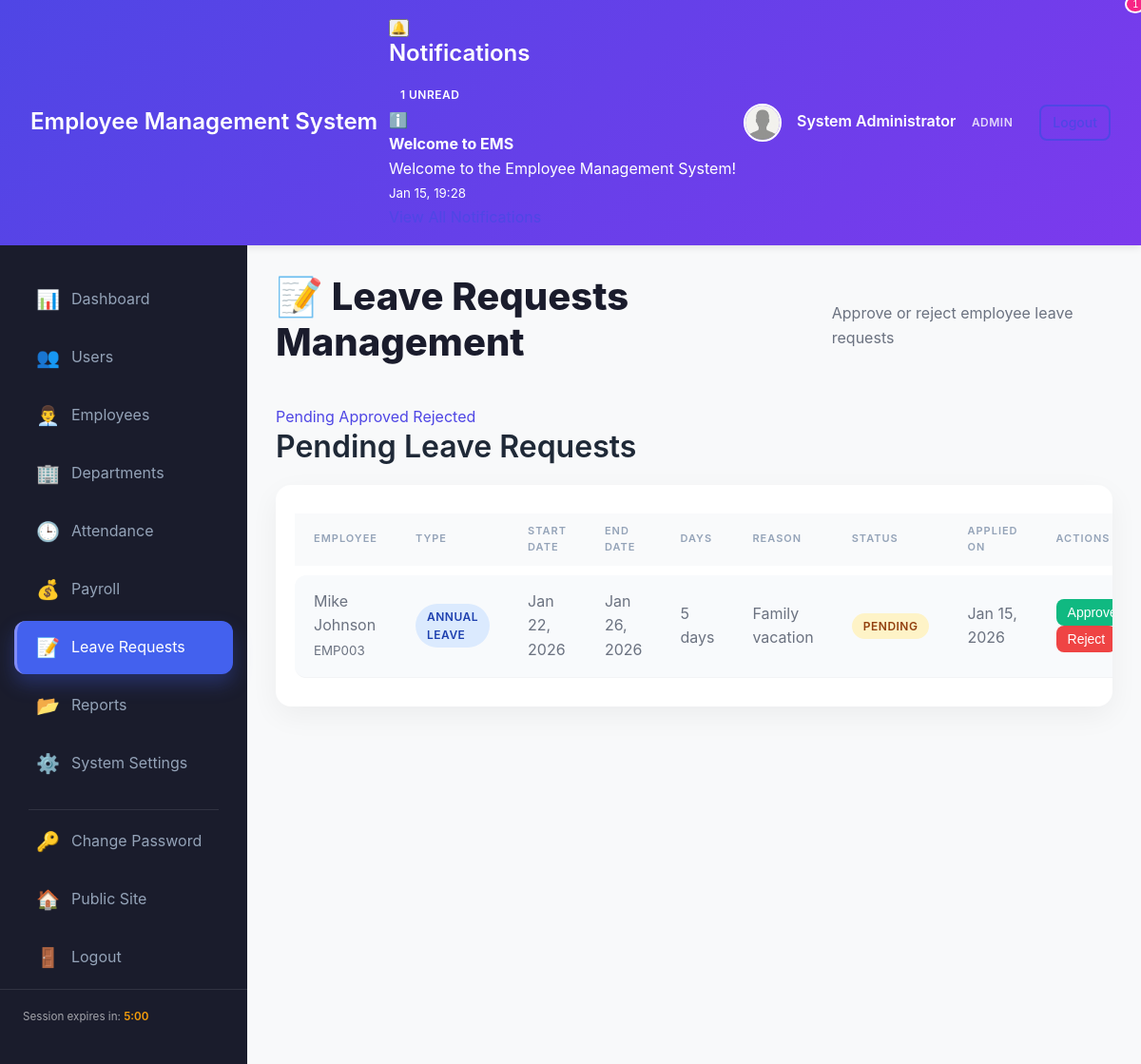
Screenshot of /dashboard/leaves/manage.php (signed in) with the database file from the repository.
### tables this page shows
CREATE TABLE IF NOT EXISTS `notifications` (
  `id` int(11) NOT NULL AUTO_INCREMENT,
  `user_id` int(11) NOT NULL,
  `type` enum('Info','Success','Warning','Danger') DEFAULT 'Info',
  `title` varchar(200) NOT NULL,
  `message` text NOT NULL,
  `is_read` tinyint(1) DEFAULT 0,
  `link` varchar(255) DEFAULT NULL,
  `created_at` timestamp NOT NULL DEFAULT CURRENT_TIMESTAMP,
  PRIMARY KEY (`id`),
  KEY `idx_user_read` (`user_id`, `is_read`),
  KEY `idx_created` (`created_at`),
  CONSTRAINT `fk_notification_user` FOREIGN KEY (`user_id`) REFERENCES `users` (`id`) ON DELETE CASCADE
);

CREATE TABLE IF NOT EXISTS `leave_requests` (
  `id` int(11) NOT NULL AUTO_INCREMENT,
  `employee_id` int(11) NOT NULL,
  `leave_type` enum('Sick Leave','Casual Leave','Annual Leave','Maternity Leave','Paternity Leave','Unpaid Leave') NOT NULL,
  `start_date` date NOT NULL,
  `end_date` date NOT NULL,
  `days` int(11) NOT NULL,
  `reason` text NOT NULL,
  `status` enum('Pending','Approved','Rejected') DEFAULT 'Pending',
  `reviewed_by` int(11) DEFAULT NULL,
  `review_date` datetime DEFAULT NULL,
  `review_notes` text,
  `created_at` timestamp NOT NULL DEFAULT CURRENT_TIMESTAMP,
  `updated_at` timestamp NOT NULL DEFAULT CURRENT_TIMESTAMP ON UPDATE CURRENT_TIMESTAMP,
  PRIMARY KEY (`id`),
  KEY `idx_status` (`status`),
  KEY `idx_employee` (`employee_id`),
  KEY `idx_dates` (`start_date`, `end_date`),
  CONSTRAINT `fk_leave_employee` FOREIGN KEY (`employee_id`) REFERENCES `employees` (`id`) ON DELETE CASCADE,
  CONSTRAINT `fk_leave_reviewer` FOREIGN KEY (`reviewed_by`) REFERENCES `users` (`id`) ON DELETE SET NULL
);

CREATE TABLE `users` (
  `id` int(11) NOT NULL AUTO_INCREMENT,
  `first_name` varchar(50) NOT NULL,
  `last_name` varchar(50) NOT NULL,
  `gender` enum('Male','Female','Other') NOT NULL,
  `username` varchar(50) NOT NULL,
  `email` varchar(100) NOT NULL,
  `password` varchar(255) NOT NULL,
  `phone` varchar(20) DEFAULT NULL,
  `profile_picture` varchar(255) DEFAULT 'default-avatar.png',
  `user_type` enum('Admin','HR','Manager','Employee') NOT NULL DEFAULT 'Employee',
  `user_status` enum('Active','Inactive') NOT NULL DEFAULT 'Active',
  `created_at` timestamp NOT NULL DEFAULT CURRENT_TIMESTAMP,
  `updated_at` timestamp NOT NULL DEFAULT CURRENT_TIMESTAMP ON UPDATE CURRENT_TIMESTAMP,
  PRIMARY KEY (`id`),
  UNIQUE KEY `username` (`username`),
  UNIQUE KEY `email` (`email`),
  KEY `idx_user_status` (`user_status`),
  KEY `idx_user_type` (`user_type`)
);

CREATE TABLE `employees` (
  `id` int(11) NOT NULL AUTO_INCREMENT,
  `user_id` int(11) NOT NULL,
  `employee_id` varchar(20) NOT NULL,
  `department_id` int(11) DEFAULT NULL,
  `position` varchar(100) NOT NULL,
  `salary` decimal(10,2) DEFAULT NULL,
  `hire_date` date NOT NULL,
  `address` text,
  `emergency_contact` varchar(100) DEFAULT NULL,
  `emergency_phone` varchar(20) DEFAULT NULL,
  `created_at` timestamp NOT NULL DEFAULT CURRENT_TIMESTAMP,
  `updated_at` timestamp NOT NULL DEFAULT CURRENT_TIMESTAMP ON UPDATE CURRENT_TIMESTAMP,
  PRIMARY KEY (`id`),
  UNIQUE KEY `employee_id` (`employee_id`),
  UNIQUE KEY `user_id` (`user_id`),
  KEY `department_id` (`department_id`),
  CONSTRAINT `fk_employee_department` FOREIGN KEY (`department_id`) REFERENCES `departments` (`id`) ON DELETE SET NULL,
  CONSTRAINT `fk_employee_user` FOREIGN KEY (`user_id`) REFERENCES `users` (`id`) ON DELETE CASCADE
);

### includes/functions.php (called while the page is built, shortened)
<?php
function get_user_notifications($user_id, $limit = 10, $unread_only = false) {
    global $pdo;
    try {
        $sql = "SELECT * FROM notifications WHERE user_id = ?";
        $sql .= " ORDER BY created_at DESC LIMIT ?";
        $stmt = $pdo->prepare($sql);
        $stmt->execute([$user_id, $limit]);
        return $stmt->fetchAll();
    } catch (PDOException $e) {
        error_log("Get notifications error: " . $e->getMessage());
        return [];
    }
}
function get_unread_notification_count($user_id) {
    global $pdo;
    try {
        $stmt = $pdo->prepare("SELECT COUNT(*) as count FROM notifications
                               WHERE user_id = ? AND is_read = 0");
        $stmt->execute([$user_id]);
        return $stmt->fetch()['count'];
    } catch (PDOException $e) {
        error_log("Get unread count error: " . $e->getMessage());
        return 0;
    }
}
?>

### dashboard/leaves/manage.php (the view, shortened to what this page needs)
<?php
require_once '../../config/db_connect.php';
require_once '../../includes/functions.php';
$status_filter = $_GET['status'] ?? 'Pending';
try {
    $stmt = $pdo->prepare("
        SELECT lr.*, e.employee_id, u.first_name, u.last_name,
               r.username as reviewer_name
        FROM leave_requests lr
        JOIN employees e ON lr.employee_id = e.id
        JOIN users u ON e.user_id = u.id
        LEFT JOIN users r ON lr.reviewed_by = r.id
        WHERE lr.status = ?
        ORDER BY lr.created_at DESC
    ");
    $stmt->execute([$status_filter]);
    $leave_requests = $stmt->fetchAll();
} catch (PDOException $e) {
    error_log("Fetch leave requests error: " . $e->getMessage());
    $leave_requests = [];
}
?>
<!DOCTYPE html>
<html lang="en">
<head>
    <link rel="stylesheet" href="../../assets/css/style.css">
    <link rel="stylesheet" href="../../assets/css/dashboard.css">
    <link rel="stylesheet" href="../../assets/css/admin_dashboard.css">
</head>
<body class="dashboard-page admin-page">
    <?php include '../includes/admin_header.php'; ?>
    <div class="dashboard-container">
        <?php include '../includes/admin_sidebar.php'; ?>
        <main class="dashboard-content">
            <div class="page-header">
                <h1>📝 Leave Requests Management</h1>
                <p>Approve or reject employee leave requests</p>
            </div>
            <div class="card">
                <div class="filter-tabs">
                    <a href="?status=Pending" class="filter-tab <?php echo $status_filter === 'Pending' ? 'active' : ''; ?>">
                        Pending
                    </a>
                    <a href="?status=Approved" class="filter-tab <?php echo $status_filter === 'Approved' ? 'active' : ''; ?>">
                        Approved
                    </a>
                    <a href="?status=Rejected" class="filter-tab <?php echo $status_filter === 'Rejected' ? 'active' : ''; ?>">
                        Rejected
                    </a>
                </div>
            </div>
            <div class="card">
                <h2><?php echo $status_filter; ?> Leave Requests</h2>
                <div class="table-container">
                    <table class="data-table">
                        <thead>
                            <tr>
                                <th>Employee</th>
                                <th>Type</th>
                                <th>Start Date</th>
                                <th>End Date</th>
                                <th>Days</th>
                                <th>Reason</th>
                                <th>Status</th>
                                <th>Applied On</th>
                                <?php if ($status_filter === 'Pending'): ?>
                                    <th>Actions</th>
                                <?php else: ?>
                                    <th>Reviewed By</th>
                                <?php endif; ?>
                            </tr>
                        </thead>
                        <tbody>
                            <?php if (empty($leave_requests)): ?>
                                <tr>
                                    <td colspan="9" class="text-center">No <?php echo strtolower($status_filter); ?> leave requests</td>
                                </tr>
                            <?php else: ?>
                                <?php foreach ($leave_requests as $leave): ?>
                                    <tr>
                                        <td><?php echo htmlspecialchars($leave['first_name'] . ' ' . $leave['last_name']); ?><br>
                                            <small><?php echo htmlspecialchars($leave['employee_id']); ?></small>
                                        </td>
                                        <td><span class="badge badge-info"><?php echo htmlspecialchars($leave['leave_type']); ?></span></td>
                                        <td><?php echo date('M d, Y', strtotime($leave['start_date'])); ?></td>
                                        <td><?php echo date('M d, Y', strtotime($leave['end_date'])); ?></td>
                                        <td><?php echo $leave['days']; ?> days</td>
                                        <td><?php echo htmlspecialchars($leave['reason']); ?></td>
                                        <td>
                                            <?php
                                            $status_class = [
                                                'Pending' => 'warning',
                                                'Approved' => 'success',
                                                'Rejected' => 'danger'
                                            ];
                                            ?>
                                            <span class="badge badge-<?php echo $status_class[$leave['status']]; ?>">
                                                <?php echo $leave['status']; ?>
                                            </span>
                                        </td>
                                        <td><?php echo date('M d, Y', strtotime($leave['created_at'])); ?></td>
                                        <?php if ($status_filter === 'Pending'): ?>
                                            <td>
                                                <button onclick="reviewLeave(<?php echo $leave['id']; ?>, 'approve')" class="btn btn-sm btn-success">Approve</button>
                                                <button onclick="reviewLeave(<?php echo $leave['id']; ?>, 'reject')" class="btn btn-sm btn-danger">Reject</button>
                                            </td>
                                        <?php else: ?>
                                            <td><?php echo htmlspecialchars($leave['reviewer_name'] ?? 'N/A'); ?><br>
                                                <small><?php echo $leave['review_date'] ? date('M d, Y', strtotime($leave['review_date'])) : ''; ?></small>
                                            </td>
                                        <?php endif; ?>
                                    </tr>
                                <?php endforeach; ?>
                            <?php endif; ?>
                        </tbody>
                    </table>
                </div>
            </div>
        </main>
    </div>
</body>
</html>

### dashboard/includes/admin_header.php (shortened to what this page needs)
<?php
$notification_count = get_unread_notification_count($_SESSION['user_id']);
$notifications = get_user_notifications($_SESSION['user_id'], 5);
?>
<header class="dashboard-header admin-header">
    <div class="header-container">
        <div class="logo">
            <h2><?php echo SITE_NAME; ?></h2>
        </div>
        <div class="header-actions">
            <div class="notifications-dropdown">
                <button class="notification-btn" id="notificationBtn">
                    🔔
                    <?php if ($notification_count > 0): ?>
                        <span class="notification-badge"><?php echo $notification_count; ?></span>
                    <?php endif; ?>
                </button>
                <div class="notification-dropdown-content" id="notificationDropdown">
                    <div class="notification-header">
                        <h3>Notifications</h3>
                        <?php if ($notification_count > 0): ?>
                            <span class="badge"><?php echo $notification_count; ?> unread</span>
                        <?php endif; ?>
                    </div>
                    <div class="notification-list">
                        <?php if (empty($notifications)): ?>
                            <div class="notification-item">
                                <p>No notifications</p>
                            </div>
                        <?php else: ?>
                            <?php foreach ($notifications as $notif): ?>
                                <div class="notification-item <?php echo $notif['is_read'] ? '' : 'unread'; ?>">
                                    <div class="notif-icon notif-<?php echo strtolower($notif['type']); ?>">
                                        <?php
                                        $icons = ['Info' => 'ℹ️', 'Success' => '✅', 'Warning' => '⚠️', 'Danger' => '🚨'];
                                        echo $icons[$notif['type']] ?? 'ℹ️';
                                        ?>
                                    </div>
                                    <div class="notif-content">
                                        <strong><?php echo htmlspecialchars($notif['title']); ?></strong>
                                        <p><?php echo htmlspecialchars($notif['message']); ?></p>
                                        <small><?php echo date('M d, H:i', strtotime($notif['created_at'])); ?></small>
                                    </div>
                                </div>
                            <?php endforeach; ?>
                        <?php endif; ?>
                    </div>
                    <div class="notification-footer">
                        <a href="notifications/index.php">View All Notifications</a>
                    </div>
                </div>
            </div>
            <div class="user-info">
                <img src="<?php echo '../uploads/profiles/' . ($_SESSION['profile_picture'] ?? 'default-avatar.png'); ?>"
                     alt="Profile" class="user-avatar" onerror="this.src='../assets/images/default-avatar.png'">
                <div class="user-details">
                    <span class="user-name"><?php echo htmlspecialchars($_SESSION['first_name'] . ' ' . $_SESSION['last_name']); ?></span>
                    <span class="user-role badge badge-admin"><?php echo htmlspecialchars($_SESSION['user_type']); ?></span>
                </div>
                <a href="../auth/logout.php" class="btn btn-sm btn-outline">Logout</a>
            </div>
        </div>
    </div>
</header>

### rows the page displays
notifications: type "ℹ️", title "Welcome to EMS", message "Welcome to the Employee Management System!", created_at "Jan 15, 19:28"
leave_requests: users.first_name+last_name "Mike Johnson", employee.employee_id "EMP003", leave_type "ANNUAL LEAVE", start_date "Jan 22, 2026", end_date "Jan 26, 2026", days "5", reason "Family vacation", status "PENDING", created_at "Jan 15, 2026"

### other values shown
SITE_NAME "Employee Management System"
$notification_count "1"
$_SESSION['first_name'] . ' ' . $_SESSION['last_name'] "System Administrator"
$_SESSION['user_type'] "ADMIN"
$status_filter "Pending"
